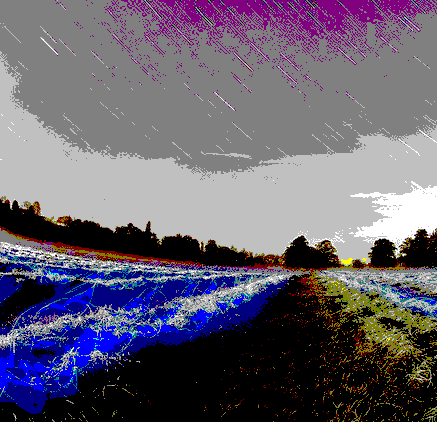
%> input picture XLA_NC/Code_Sach/Code8_2_2/source_1.bmp, 437 x 422 px
$ octave code8_2_2.m   (GNU Octave 9; MATLAB toolbox functions it lacks are replaced by stand-ins)
%> lines starting %> are read from the running program, lines starting %| are printed output that depends on the picture
%%%%%%%%%%%%%%%%%%%%%%%%%%
clear all;
clc;
A=imread('source_1.bmp');
%> A: size 422x437 uint8; min 0, max 15, mean 5.38
subplot(1, 2, 1), imshow(A)
title(' Source Image A')
B=imread('source_2.bmp');
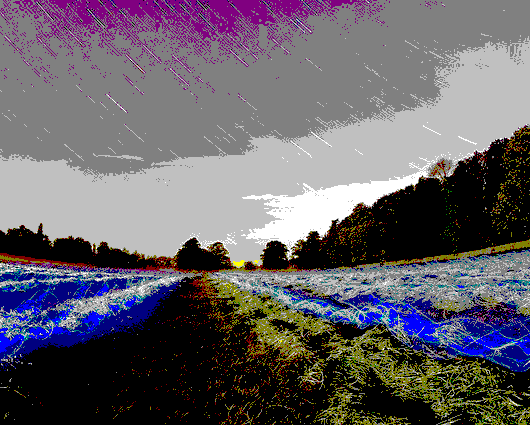
%> input picture XLA_NC/Code_Sach/Code8_2_2/source_2.bmp, 530 x 425 px
%> B: size 425x530 uint8; min 0, max 15, mean 5.13
subplot(1, 2, 2), imshow(B)
title('Source Image B')
%%%%%%%%%%%%%%%%%%%%%%%%%%
[high, wid] = size(A);
%> high = 422; wid = 437
A1=double(A);
B1=double(B);
sub_A=A1(high/2-39:high/2,3*wid/4:3*wid/4+39);
% sub_A=A1(high/2-39:high/2,end-39:end);
sub_B1=B1(11:50, 11:50);
mod1=sub_A - sub_B1;
mat1=sum(sum(mod1 .* mod1));
%> mat1 = 8072
mat_best = mat1;
%> mat_best = 8072
for x1 = 1:40:wid - 40
    for y1 = 1:40:high - 40
        sub_B = B1(y1:y1 + 39, x1:x1 + 39);
        mod = sub_A - sub_B;
        mat = sum(sum(mod .* mod));
        if mat <= mat_best
            mat_best = mat;
            xx = x1;
            yy = y1;
        end
    end
end
%> after the loop, mat_best = 2499; xx = 201; yy = 161
x = xx; % custom settings
%> x = 201
y = yy;
%> y = 161
for x2 = xx - 40:xx
    for y2 = yy - 20:yy + 80
        sub_B2 = B1(y2:y2 + 39, x2:x2 + 39);
        mod2 = sub_A - sub_B2;
        mat2 = sum(sum(mod2 .* mod2));
        if mat2 <= mat_best
            mat_best = mat2;
            x = x2;
            y = y2;
        end
    end
end
%> this loop made 41 passes
%> after the loop, y = 193
% [4 lines of commented-out code are left out]
%%%%%%%%%%%%%%%%%%%%%%%%%%
x = 55; y = 1;
%************************
if y == 0
    AA = A(1:high - 1, 1:3 * wid / 4);
    BB = B(1:high - 1, 1:wid - 1);
else
    if y >= high / 2
        AA = A(1:high - y, 1:3 * wid / 4);
        BB = B(y:high - 1, x:wid - 1);
    else
        AA = A(y:high - 1, 1:3 * wid / 4);
        BB = B(y:high - y, x:wid - 20);
    end
end

C = [AA BB];
%imwrite(C,'Directly stitched image 34.bmp');
figure, imshow(C)
title(' Directly stitched image')
if y == 0
    A2 = A(1:high - 1, :);
    B2 = B(1:high, :);
else
    if y>=50
        A2=A(1:high - y, :);
        B2=B(y:high - 1, :);
    else
        A2=A(y:high - 1, :);
        B2=B(1:high - y, :);
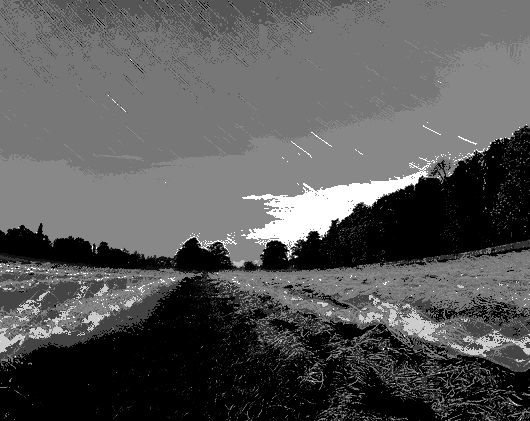
%> B2: size 421x530 uint8; min 0, max 15, mean 5.17; drawn with min black and max white
    end
end

x = 140; %************************
[high2, wid2] = size(A2);
%> high2 = 421; wid2 = 437
a1 = A2(1:high2, wid - x + 1:wid);
b1 = B2(1:high2, 1:x);
a = double(a1);

b = double(b1);
d1O = linspace(1, 0, x);
d = 1:high2;
%> d = 421 values from 1 to 421
d1 = d1O';
[X1, y1] = meshgrid(d1, d);
im1 = a .* X1; %************************
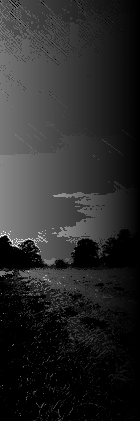
%> im1: size 421x140 double; min 0, max 15, mean 2.5; drawn with min black and max white
d20 = linspace(0, 1, x);
d2 = d20';
[X2, y2] = meshgrid(d2, d);
im2 = b .* X2;
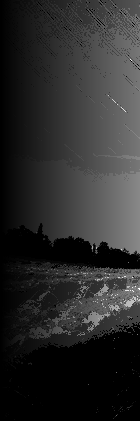
%> im2: size 421x140 double; min 0, max 15, mean 2.59; drawn with min black and max white
im11 = uint8(im1);
im22 = uint8(im2);
im3 = imadd(im11, im22);
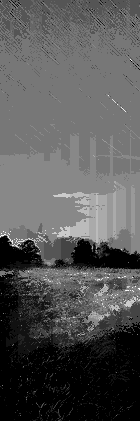
%> im3: size 421x140 uint8; min 0, max 15, mean 5.09; drawn with min black and max white
figure, imshow(im3)
title('Fusion zone with gradated')
a_b = imadd(im11, im22);
aa = A2(1:high2, 1:wid - x);
bb = B2(1:high2, x:wid);
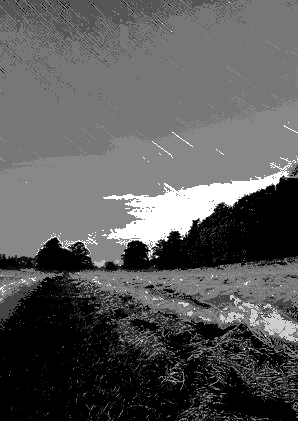
%> bb: size 421x298 uint8; min 0, max 15, mean 5.28; drawn with min black and max white
%D2=[aa a_b bb];
D2 = [aa(:, 1:wid2 - x) a_b bb]; %************************
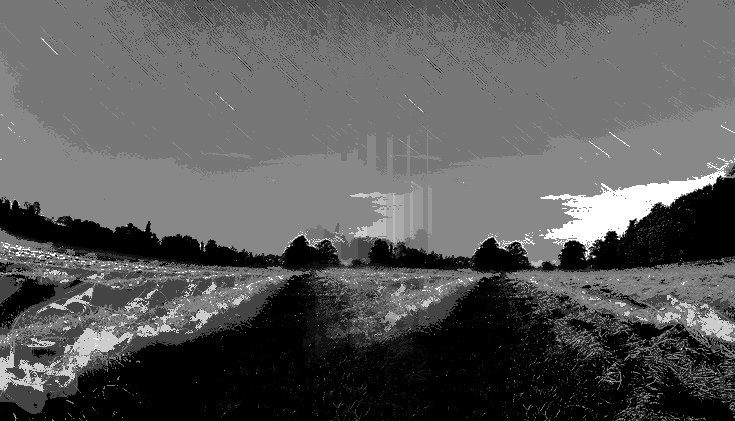
%> D2: size 421x735 uint8; min 0, max 15, mean 5.29; drawn with min black and max white
imwrite(D2, '6.bmp');
figure, imshow(D2)
title('Image with gradated');
